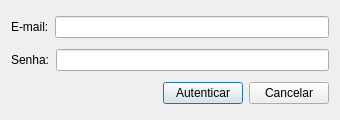
<?xml version="1.0" encoding="UTF-8"?>
<ui version="4.0">
 <class>fm_autenticacao</class>
 <widget class="QDialog" name="fm_autenticacao">
  <property name="geometry">
   <rect>
    <x>0</x>
    <y>0</y>
    <width>340</width>
    <height>120</height>
   </rect>
  </property>
  <property name="windowTitle">
   <string>Autenticação - FCMCestas</string>
  </property>
  <property name="windowIcon">
   <iconset resource="resource_files.qrc">
    <normaloff>:/icons/images/icone.png</normaloff>:/icons/images/icone.png</iconset>
  </property>
  <layout class="QGridLayout" name="gridLayout">
   <item row="0" column="0">
    <layout class="QHBoxLayout" name="horizontalLayout">
     <item>
      <widget class="QLabel" name="label">
       <property name="text">
        <string>E-mail:</string>
       </property>
      </widget>
     </item>
     <item>
      <widget class="QLineEdit" name="lineEdit_email"/>
     </item>
    </layout>
   </item>
   <item row="1" column="0">
    <layout class="QHBoxLayout" name="horizontalLayout_2">
     <item>
      <widget class="QLabel" name="label_2">
       <property name="text">
        <string>Senha:</string>
       </property>
      </widget>
     </item>
     <item>
      <widget class="QLineEdit" name="lineEdit_senha">
       <property name="echoMode">
        <enum>QLineEdit::Password</enum>
       </property>
      </widget>
     </item>
    </layout>
   </item>
   <item row="2" column="0">
    <layout class="QHBoxLayout" name="horizontalLayout_3">
     <item>
      <spacer name="horizontalSpacer">
       <property name="orientation">
        <enum>Qt::Horizontal</enum>
       </property>
       <property name="sizeHint" stdset="0">
        <size>
         <width>40</width>
         <height>20</height>
        </size>
       </property>
      </spacer>
     </item>
     <item>
      <widget class="QPushButton" name="pushButton_autenticar">
       <property name="text">
        <string>Autenticar</string>
       </property>
      </widget>
     </item>
     <item>
      <widget class="QPushButton" name="pushButton_fechar">
       <property name="text">
        <string>Cancelar</string>
       </property>
      </widget>
     </item>
    </layout>
   </item>
  </layout>
 </widget>
 <resources>
  <include location="resource_files.qrc"/>
 </resources>
 <connections/>
</ui>
